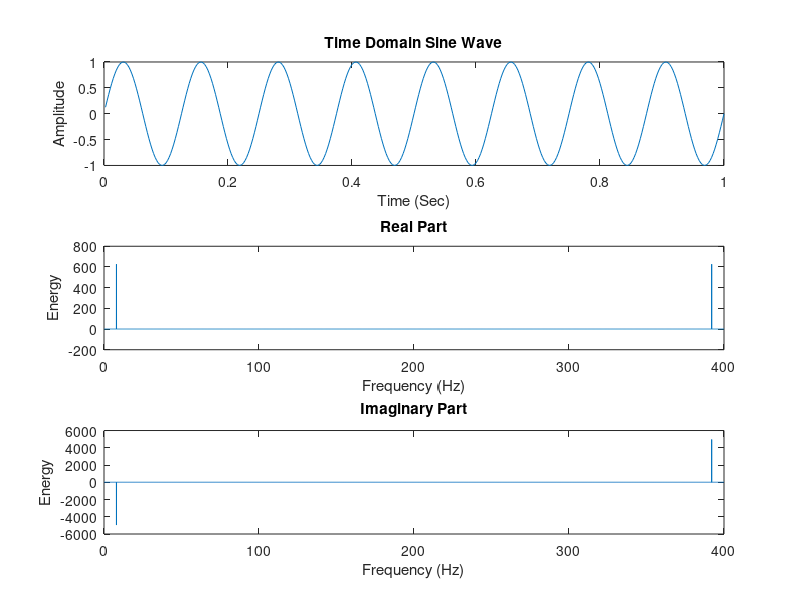

Here is the MATLAB script that generated this plot:
clear
clc
close all
% Listing 14.03 FFT of a sine wave
dt = 1/400 % sampling period (sec)
pts = 10000 % number of points
f = 8 % frequency
t = (1:pts) * dt; % time array for plotting
x = sin(2*pi*f*t);
subplot(3, 1, 1)
plot(t(1:end/25), x(1:end/25));
title('Time Domain Sine Wave')
ylabel('Amplitude')
xlabel('Time (Sec)')
Y = fft(x); % perform the transform
df = 1 / t(end) % the frequency interval
fmax = df * pts / 2
f = (1:pts) * 2 * fmax / pts;
% frequencies for plotting
subplot(3, 1, 2)
plot(f, real(Y))
title('Real Part')
xlabel('Frequency (Hz)')
ylabel('Energy')
subplot(3, 1, 3)
plot(f, imag(Y))
title('Imaginary Part')
xlabel('Frequency (Hz)')
ylabel('Energy')
